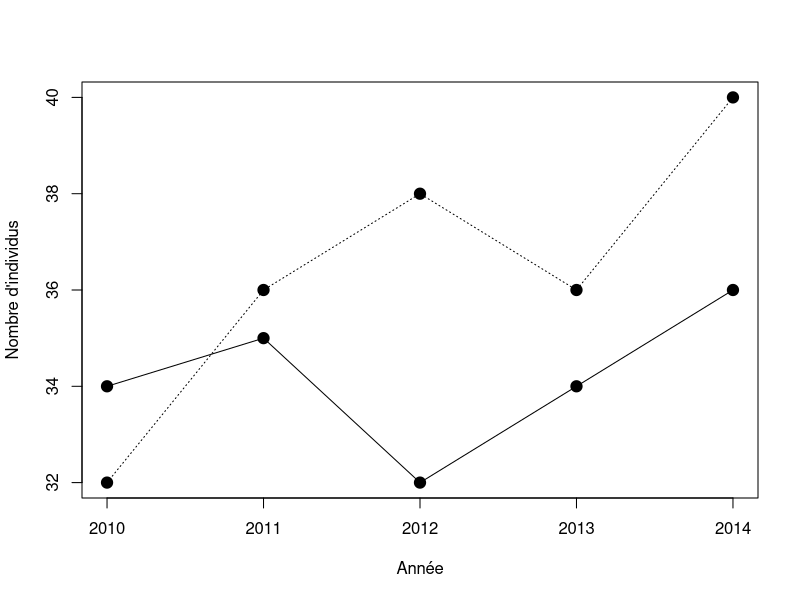
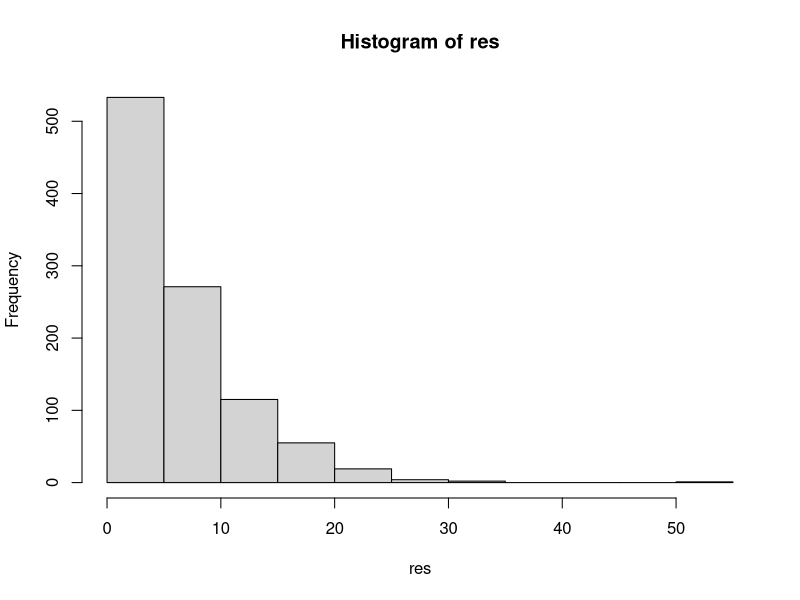
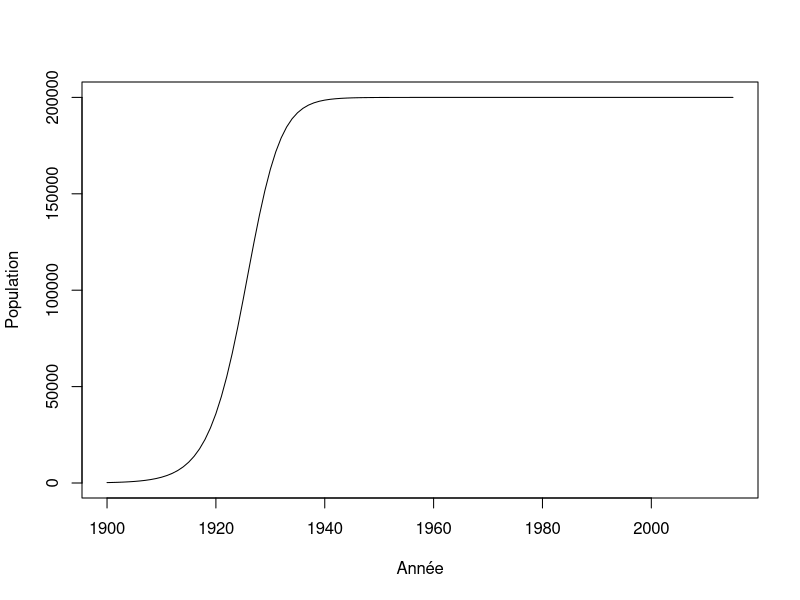
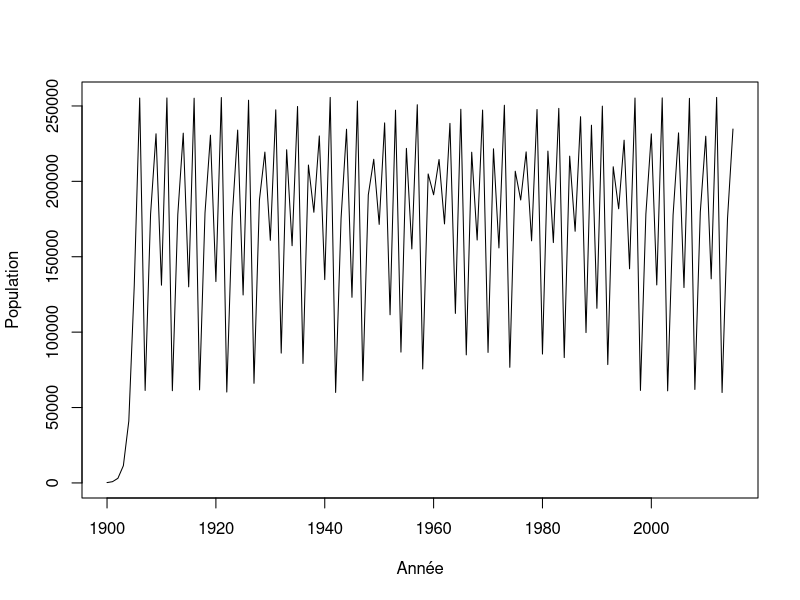

Generate these figures, in order, with R:
## ---- chunk 1
quadrats = read.csv2(file="donnees/quadrats.csv", header=TRUE, 
stringsAsFactors=FALSE,row.names = 1)
X <- quadrats$acsa
# Abondance moyenne
moy <- mean(X)
# Abondance totale
tot <- sum(X)
# Coefficient de variation de l'abondance
CV <- sd(X)/mean(X)
# Densité maximale dans un quadrat
max_ab <- max(X)
# Densité minimale dans un quadrat
min_ab <- min(X)
## ---- chunk 2
ma_fonction <- function(X) {
        
    # Abondance moyenne
    moy <- mean(X)
    # Abondance totale
    tot <- sum(X)
    # Coefficient de variation de l'abondance
    CV <- sd(X)/mean(X)
    # Densité maximale dans un quadrat
    max_ab <- max(X)
    # Densité minimale dans un quadrat
    min_ab <- min(X) 
    # Retour extérieur
    return(c(moy, tot, CV, max_ab, min_ab))
}
## ---- chunk 3
ma_fonction(X)
## ---- chunk 4
ma_fonction(quadrats$abba)
## ---- chunk 5
donnees <- matrix(nr = 5, nc = 2)
donnees[,1] <- c(34,35,32,34,36)
donnees[,2] <- c(32,36,38,36,40)
an <- c(2010:2014)
head(donnees)
## ---- chunk 6
plot(an,donnees[,1],type = "l", xlab = "Année",ylab = "Nombre d'individus", ylim=c(32,40),cex=2)
lines(an,donnees[,2], lty = 3)
points(an,donnees[,1], pch = 19,cex=1.5)
points(an,donnees[,2], pch = 19,cex=1.5)
## ---- chunk 7
lambda <- matrix(nr = 4, nc = 2)
lambda[1,1] <- (donnees[2,1] - donnees[1,1]) / donnees[1,1]
## ---- chunk 8
lambda[2,1] <- (donnees[3,1] - donnees[2,1]) / donnees[2,1]
## ---- chunk 9
depart <- 1
fin <- 5
for(etape in depart:fin) {
    print(etape)
}
## ---- chunk 10
for(etape in 1:5) {
    print(etape*2)
}
## ---- chunk 11
for(F in -50:100) {
    cat("Pour F = ",F," on obtient C = ",(F - 32) *5/9, '\n')
}
## ---- chunk 12
test = runif(5, 0,1)
for(etape in 1:5) {
    print(test[etape])
}
## ---- chunk 13
test = runif(500, 0,1)
for(etape in 1:5) {
    print(test[etape * 5])
}
## ---- chunk 14
n = 1
for(etape in -2:5) {
    cat("etape = ",etape, " n = ",n, '\n')
    n <- n + 1
}
## ---- chunk 15
resultat = matrix(nr = 151, nc = 2)
n = 1
for(F in -50:100) {
    resultat[n,1] = F
    resultat[n,2] = (F-32)*5/9
    n = n + 1
}
head(resultat)
## ---- chunk 16
ma_matrice <- matrix(nr = 3, nc = 5)
n <- 1
for(i in 1:3) {
    for(j in 1:5) {
        ma_matrice[i,j] <- n
        n <- n + 1
    }
}
ma_matrice
## ---- chunk 17
piece <- c("pile","face")
combinaison = "face-face"
while(combinaison != "pile-pile") {
    essai1 <- sample(piece, 1)
    essai2 <- sample(piece, 1)
    combinaison <- paste(essai1, "-" , essai2, sep = "")
    print(combinaison)
}
## ---- chunk 18
de <- c(1:6)
n <- 1
tirage <- 1 # Il faut initier le tirage
set.seed(1) # Initier le générateur de nombre aléatoire
while(tirage != 6) {
	tirage <- sample(de,1) # tirage du dé
	n <- n + 1 # mise à jour du compter pour tester le nombre de tirages
    cat("Étape = ", n, "Valeur = ", tirage, '\n')
}
## ---- chunk 19
de <- c(1:6)
n_test <- 1000
res <- numeric(n_test)
for(i in 1:n_test) {
	n <- 1
	tirage <- 1 # Il faut initier le tirage
	while(tirage != 6) {
		tirage <- sample(de,1) # tirage du dé
		n <- n + 1 # mise à jour du compter pour tester le nombre de tirages
	}
	res[i] <- n # Enregistrement du nombre de tirage
}
mean(res)
## ---- chunk 20
hist(res)
## ---- chunk 21
r <- 0.3
N <- 220
K <- 200000
step <- 1
while(N < K/2) {
    N <- N + r * N * (1 - N/K)
    step <- step + 1
}
step
## ---- chunk 22
r <- 0.3
K <- 200000
n_steps <- 115
N <- numeric(n_steps+1)
N[1] <- 220

for(i in 2:(n_steps+1)) {
    N[i] <- N[i-1] + r * N[i-1] * (1 - N[i-1]/K)
}
## ---- chunk 23
plot(c(1900:2015), N, type = "l", xlab = "Année", ylab = "Population")
## ---- chunk 24
n_steps <- 115
N <- numeric(n_steps+1)
N[1] <- 220
for(i in 2:(n_steps+1)) {
    N[i] <- N[i-1] + 2.75 * N[i-1] * (1 - N[i-1]/200000)
}
plot(c(1900:2015), N, type = "l", xlab = "Année", ylab = "Population")

## ---- chunk 25
X <- runif(n = 10)
res <- numeric(10)
for(i in 1:10) {
    if(X[i] < 0.3) {
        res[i] <- "plus petit"
    }
    else {
        res[i] <- "plus grand"
    }
}
cbind(X,res)
## ---- chunk 26
res2 <- numeric(10)
for(i in 1:10) {
    if(X[i] > 0.2 & X[i] < 0.6) {
        res2[i] <- "oui"
    }
    else {
        res2[i] <- "non"
    }
}
cbind(X,res2)
## ---- chunk 27
res2 <- numeric(10)
res2[X > 0.2 & X < 0.6] <- "oui"
res2[X < 0.2 | X > 0.6] <- "non"
cbind(X,res2)
